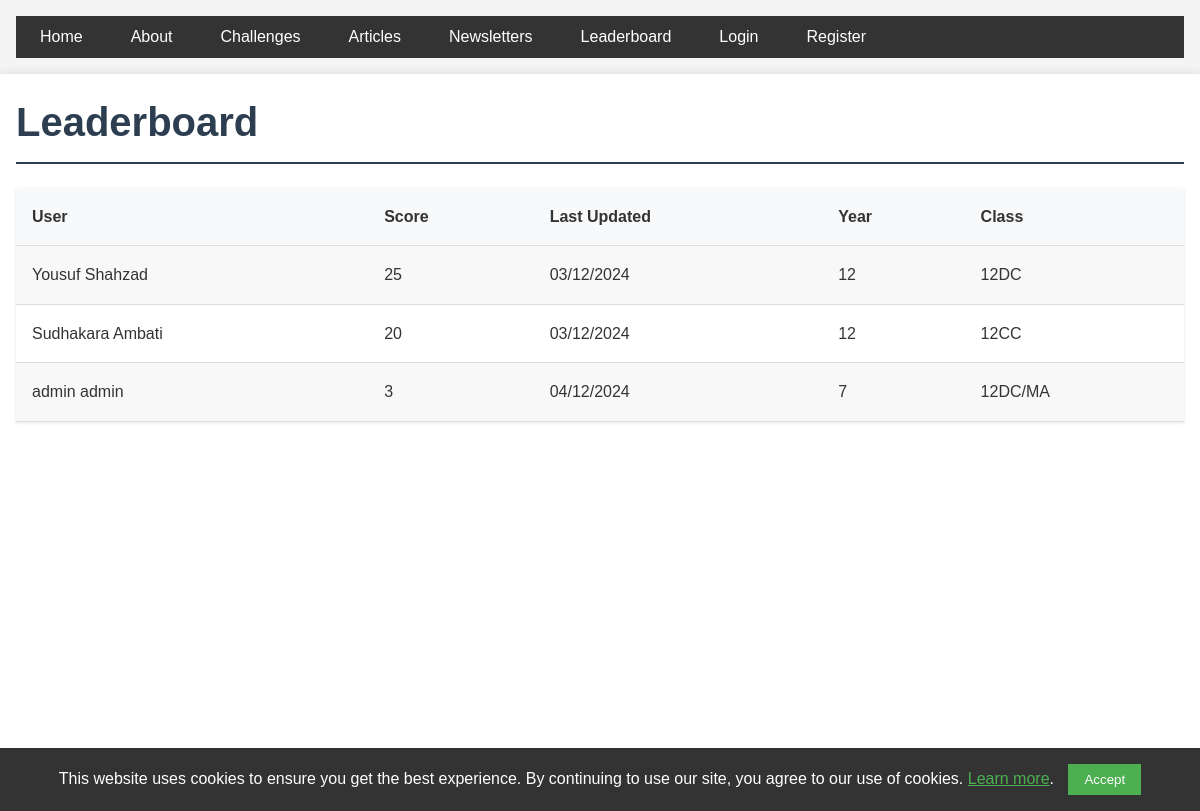
The page /leaderboard on the database as committed earlier.
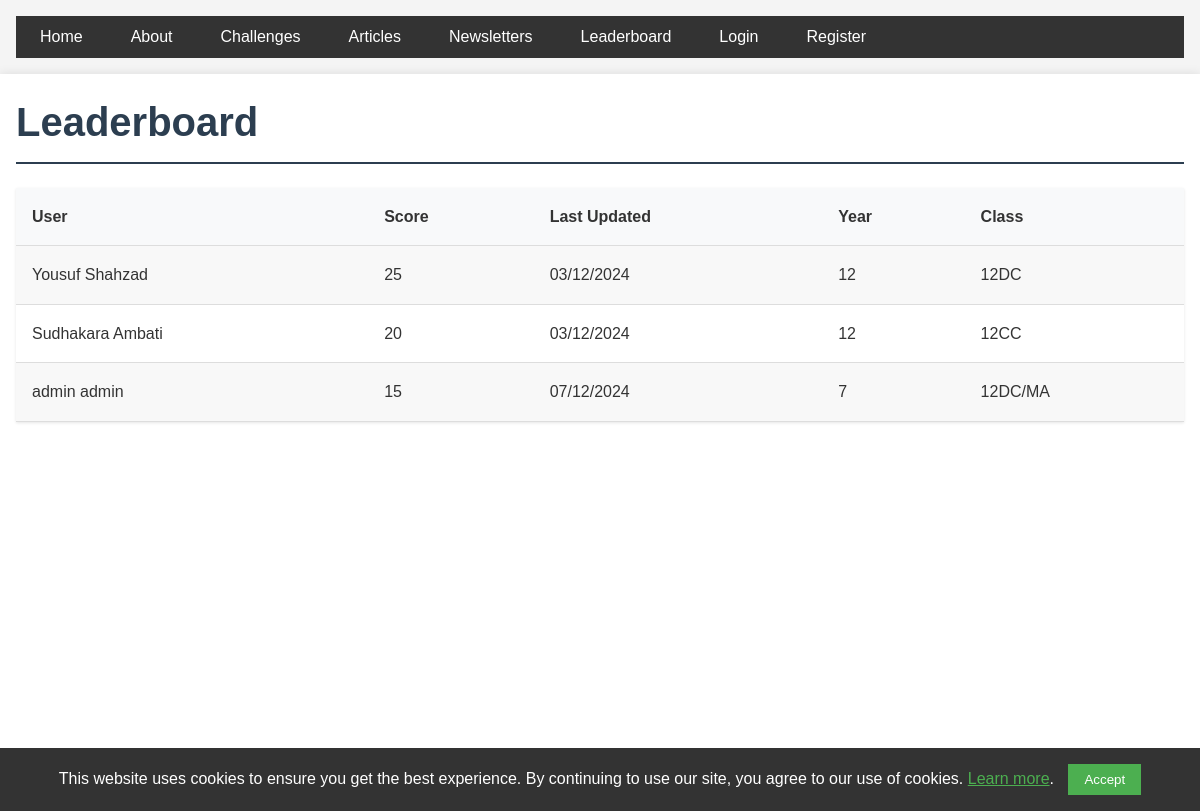
The same page on the database as committed later.
### app/models.py (models this page shows, shortened)
class LeaderboardEntry(db.Model):
    id = db.Column(db.Integer, primary_key=True)
    user_id = db.Column(db.Integer, db.ForeignKey('user.id'), nullable=False)
    score = db.Column(db.Integer, default=0)
    last_updated = db.Column(db.DateTime, nullable=False, default=datetime.utcnow)
    user = db.relationship('User', backref=db.backref('leaderboard_entries', cascade='all, delete-orphan'))

class User(UserMixin, db.Model):
    id = db.Column(db.Integer, primary_key=True)
    full_name = db.Column(db.String(100), nullable=False)
    year = db.Column(db.Integer)
    maths_class = db.Column(db.String(100))
    password_hash = db.Column(db.String(128))
    is_admin = db.Column(db.Boolean, default=False)
    key_stage = db.Column(db.String(3), nullable=False, index=True)
    submissions = db.relationship('AnswerSubmission', backref='user', lazy=True,
                                cascade='all, delete-orphan')
    articles = db.relationship('Article', backref='author', lazy='dynamic',
                             cascade='all, delete-orphan')

### app/main/routes.py (the view)
@bp.route('/leaderboard')
def leaderboard():
    entries = LeaderboardEntry.query.order_by(LeaderboardEntry.score.desc()).limit(10).all()
    return render_template('main/leaderboard.html', title='Leaderboard', entries=entries)

### app/templates/main/leaderboard.html
{% extends "base.html" %}
{% block content %}
<h1>Leaderboard</h1>
    <table>
        <tr>
            <th>User</th>
            <th>Score</th>
            <th>Last Updated</th>
            <th>Year</th>
            <th>Class</th>
        </tr>
        {% for entry in entries %}
        <tr>
            <td>{{ entry.user.full_name }}</td>
            <td>{{ entry.score }}</td>
            <td>{{ entry.last_updated.strftime('%d/%m/%Y') }}</td>
            <td>{{ entry.user.year }}</td>
            <td>{{ entry.user.maths_class }}</td>
        </tr>
        {% endfor %}
    </table>
{% endblock %}

### app/templates/base.html (shortened to what this page needs)
<!DOCTYPE html>
<html lang="en">
    <head>
        <link rel="stylesheet" href="{{ url_for('static', filename='css/main.css') }}">
        <link rel="stylesheet" href="https://cdnjs.cloudflare.com/ajax/libs/mathquill/0.10.1/mathquill.min.css">
</head>
<body>
    <header>
        <nav>
            <ul class="nav-menu">
                <li><a href="{{ url_for('main.index') }}">Home</a></li>
                <li><a href="{{ url_for('main.about') }}">About</a></li>
                <li><a href="{{ url_for('main.challenges') }}">Challenges</a></li>
                <li><a href="{{ url_for('main.articles') }}">Articles</a></li>
                <li><a href="{{ url_for('main.newsletters') }}">Newsletters</a></li>
                <li><a href="{{ url_for('main.leaderboard') }}">Leaderboard</a></li>
                {% if current_user.is_anonymous %}
                    <li><a href="{{ url_for('auth.login') }}">Login</a></li>
                    <li><a href="{{ url_for('auth.register') }}">Register</a></li>
                {% else %}
                    {% if current_user.is_admin %}
                        <li><a href="{{ url_for('admin.admin_index') }}">Admin</a></li>
                    {% endif %}
                    <li><a href="{{ url_for('profile.profile') }}">Profile - {{current_user.full_name }}</a></li>
                    <li><a href="{{ url_for('auth.logout') }}">Logout</a></li>
                {% endif %}
            </ul>
        </nav>
    </header>
    <main>
        {% block content %}{% endblock %}
    </main>
    <footer>
        <p>&copy; 2024 UCGS Mathematics Society</p>
    </footer>
<div id="cookie-consent-banner" class="cookie-banner">
    <p>
        This website uses cookies to ensure you get the best experience. By continuing to use our site, you agree to our use of cookies.
        <a href="{{ url_for('main.privacy_policy') }}">Learn more</a>.
    </p>
    <button id="accept-cookies" class="cookie-button">Accept</button>
</div>
</body>
</html>

### app/static/css/main.css (style rules this page uses)
* { margin: 0; padding: 0; box-sizing: border-box; }
body { font-family: Arial, sans-serif; line-height: 1.6; color: #333; background-color: #f4f4f4; }
header, main, footer { padding: 1rem; }
main { max-width: 1200px; margin: 0 auto; background-color: #fff; box-shadow: 0 0 10px rgba(0, 0, 0, 0.1); min-height: calc(100vh - 120px); }
h1, h2, h3 { margin-bottom: 1rem; color: #2c3e50; }
h1 { font-size: 2.5rem; border-bottom: 2px solid #2c3e50; padding-bottom: 0.5rem; }
nav ul { list-style-type: none; display: flex; background-color: #333; padding: 0.5rem; }
nav ul li { margin-right: 1rem; }
nav ul li a { color: #fff; text-decoration: none; padding: 0.5rem 1rem; border-radius: 4px; transition: background-color 0.3s; }
a { color: #3498db; text-decoration: none; }
table { width: 100%; border-collapse: collapse; margin-bottom: 1rem; }
th, td { padding: 0.75rem; text-align: left; border-bottom: 1px solid #ddd; }
th { background-color: #f2f2f2; font-weight: bold; }
tr:nth-child(even) { background-color: #f8f8f8; }
footer { text-align: center; padding: 1rem; background-color: #333; color: #fff; }
table { margin-top: 1.5rem; box-shadow: 0 1px 3px rgba(0, 0, 0, 0.1); }
th, td { padding: 1rem; }
th { background-color: #f8f9fa; font-weight: 600; }
.cookie-banner { position: fixed; bottom: 0; left: 0; width: 100%; background-color: #333; color: #fff; padding: 1rem; display: none; z-index: 1000; text-align: center; }
.cookie-banner p { margin: 0; display: inline; }
.cookie-banner a { color: #4CAF50; text-decoration: underline; }
.cookie-button { background-color: #4CAF50; color: white; border: none; padding: 0.5rem 1rem; margin-left: 10px; cursor: pointer; }

Rows that differ between the two databases and show on the page:
changed LeaderboardEntry "admin admin": score "3" → "15"; last_updated "04/12/2024" → "07/12/2024"
